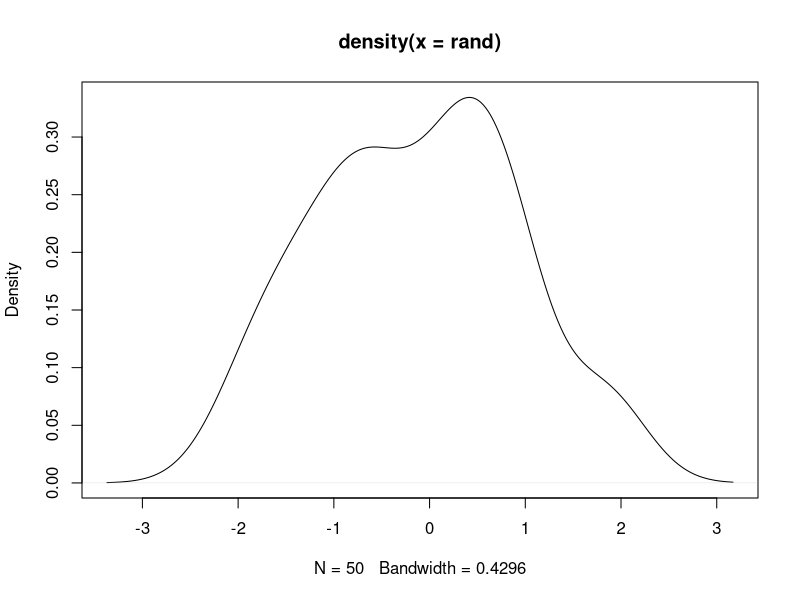

This chart was generated by the following R code:
## ---- chunk 1
### r codes example
set.seed(320)

rand <- rnorm(50)   ### draw samples 
plot(density(rand))   ### plot the density 
